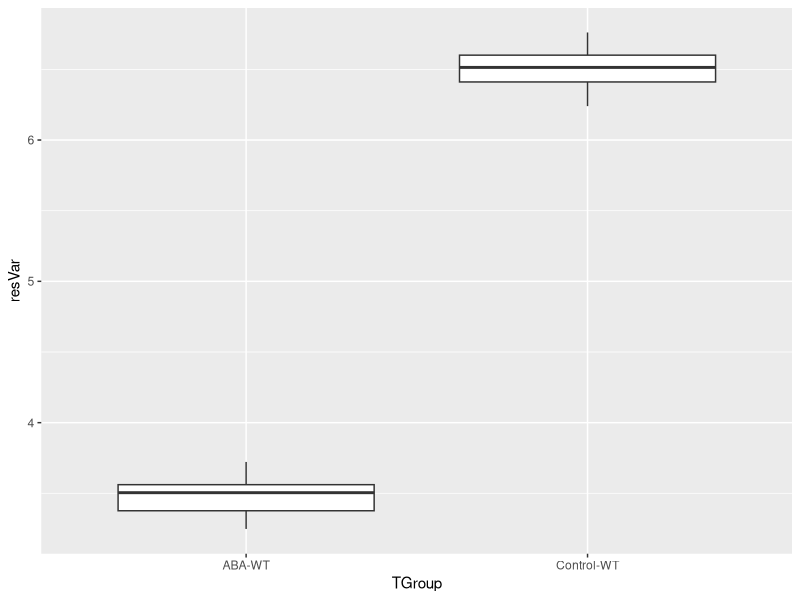
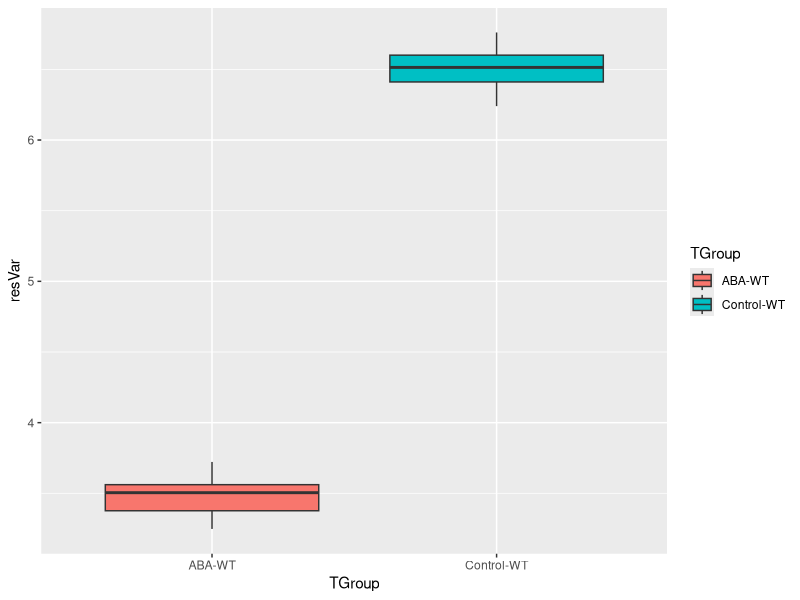
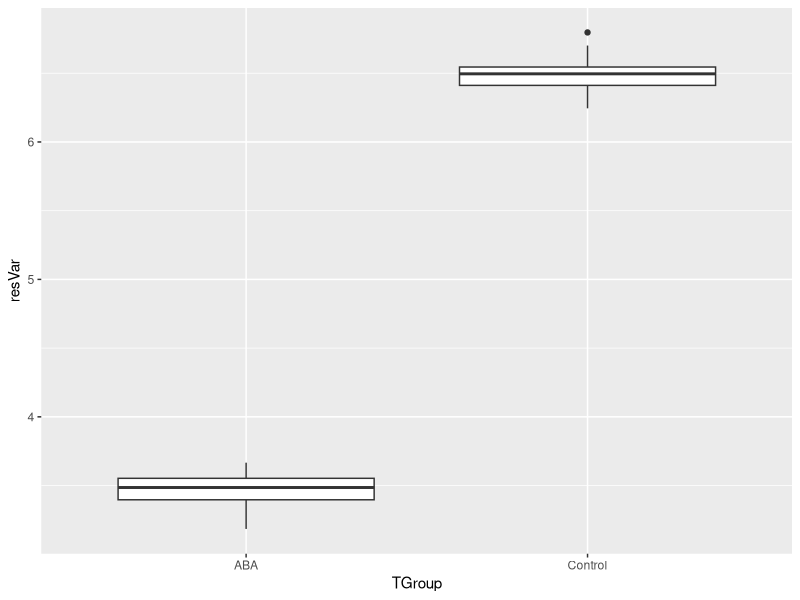
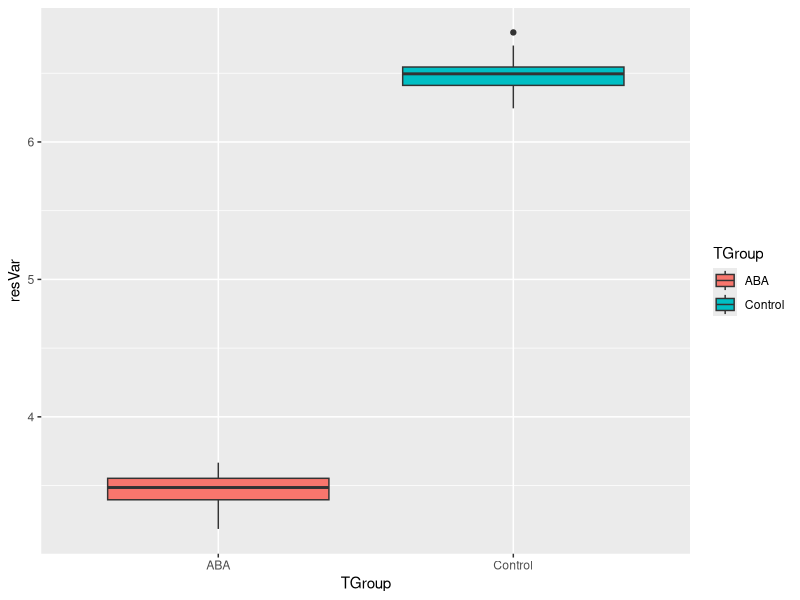
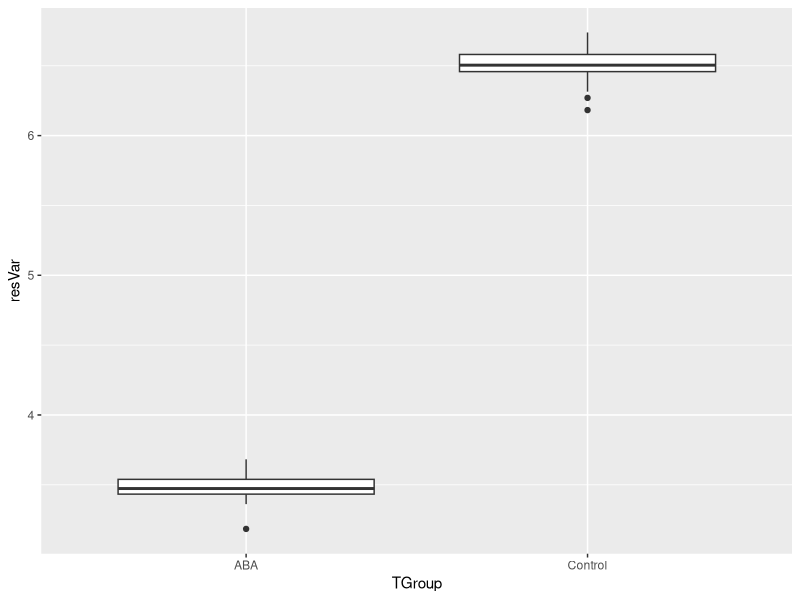
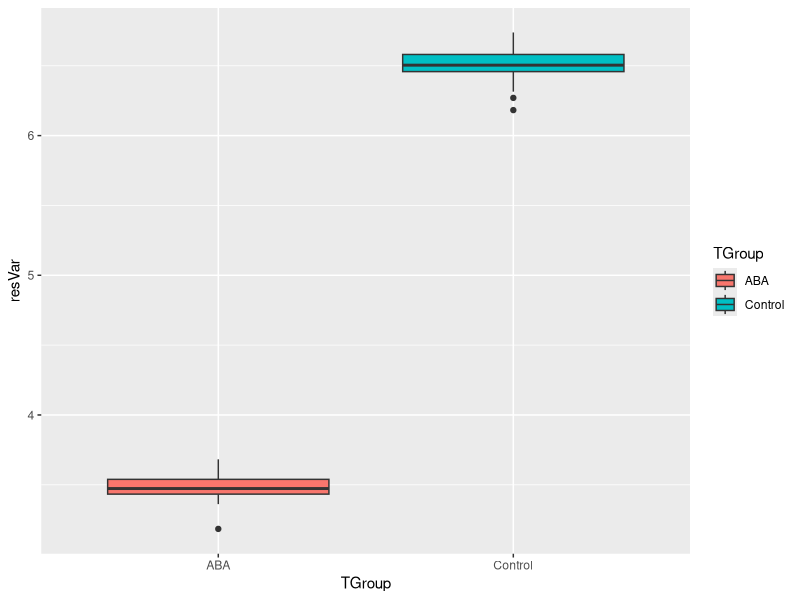
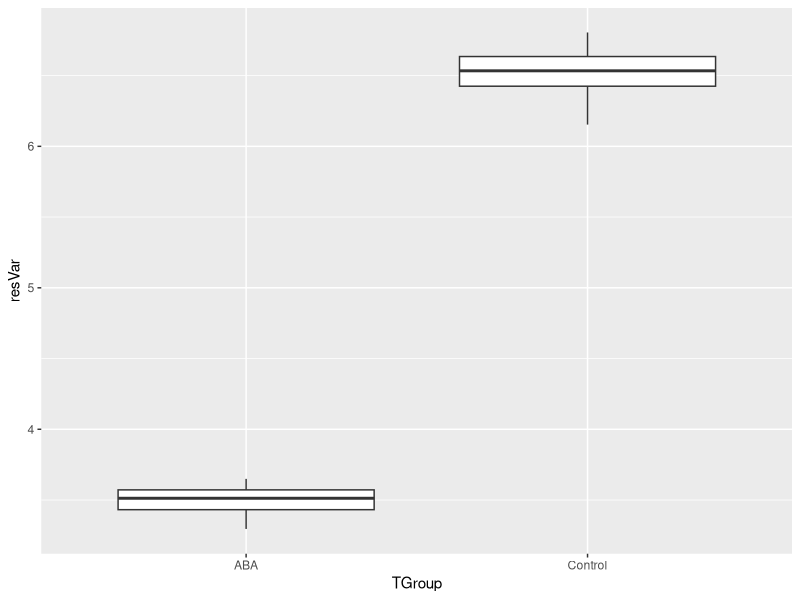
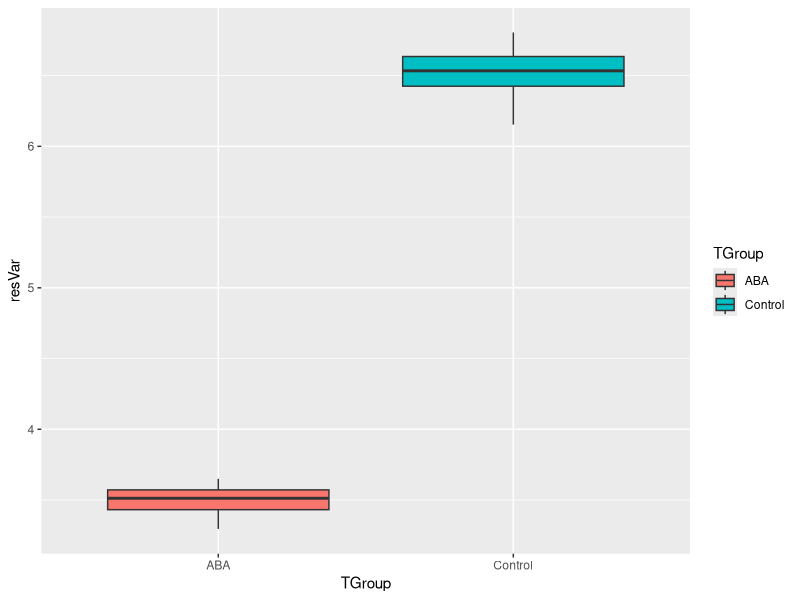

Reproduce these figures in R, in order.
## ---- chunk 1
knitr::opts_chunk$set(echo = TRUE)
## ---- chunk 2
#Loading  ggplot2

  library(ggplot2)

#Number of treatment groups 
  nGroup <- 4

#Name of Groups 
  nName <- c("Control-WT", "ABA-WT" )
  
#Number of Observations in each group
  nSize <- c(30, 30)
  
#Mean of each group
  nMean <- c(6.5, 3.5)
  
#Standard Deviation of each group
  nSD <- c(0.125, 0.125)
  
#ID vector for each row
  
  ID <- 1:(sum(nSize))
  resVar <- c(rnorm(n=nSize[1], mean=nMean[1], sd=nSD[1]),
              rnorm(n=nSize[2], mean=nMean[2], sd=nSD[2])) 
             
  TGroup <- rep(nName, nSize)
  ANOdata <- data.frame(ID,TGroup,resVar)
  str(ANOdata)
  
#Plotting ANOVA data
  
  ANOplot <- ggplot(data=ANOdata,aes(x=TGroup, y=resVar, FILL=TGroup)) + 
             geom_boxplot()
  print(ANOplot)

#Modeling ANOVA data

  ANOmodel <- aov(resVar~TGroup, data = ANOdata)
  print(ANOmodel)
  print(summary(ANOmodel))
  z <- summary(ANOmodel)
  aggregate(resVar~TGroup,data=ANOdata,FUN = mean)
  #unlist(z)
  #z
  #unlist(z)[7]
  ANOsum <- list(Fval = unlist(z)[7], 
                 probF = unlist(z)[9])
  ANOsum
  
#Basic ggplot of ANOVA data
  
  ANOPlot <- ggplot(data=ANOdata,
                    aes(x=TGroup,
                        y=resVar,
                        fill=TGroup)) +
           geom_boxplot()
  print(ANOPlot)
# ggsave(filename="Plot2.pdf",plot=ANOPlot,device="pdf")

## ---- chunk 3

#Run number 1 

#Loading  ggplot2

  library(ggplot2)

#Number of treatment groups 
  nGroup <- 2

#Name of Groups 
  nName <- c("Control", "ABA")
  
#Number of Observations in each group
  nSize <- c(30, 30)
  
#Mean of each group
  nMean <- c(6.5, 3.5)
  
#Standard Deviation of each group
  nSD <- c(0.125, 0.125)
  
#ID vector for each row
  
  ID <- 1:(sum(nSize))
  resVar <- c(rnorm(n=nSize[1], mean=nMean[1], sd=nSD[1]),
              rnorm(n=nSize[2], mean=nMean[2], sd=nSD[2]))
  TGroup <- rep(nName, nSize)
  ANOdata <- data.frame(ID,TGroup,resVar)
  str(ANOdata)
  
#Plotting ANOVA data
  
  ANOplot <- ggplot(data=ANOdata,aes(x=TGroup, y=resVar, FILL=TGroup)) + 
             geom_boxplot()
  print(ANOplot)

#Modeling ANOVA data

  ANOmodel <- aov(resVar~TGroup, data = ANOdata)
  print(ANOmodel)
  print(summary(ANOmodel))
  z <- summary(ANOmodel)
  str(z)
  
#Basic ggplot of ANOVA data
  
  ANOPlot <- ggplot(data=ANOdata,aes(x=TGroup,y=resVar,fill=TGroup)) +
           geom_boxplot()
  print(ANOPlot)
# ggsave(filename="Plot2.pdf",plot=ANOPlot,device="pdf")
  
## ---- chunk 4
  #Loading  ggplot2

  library(ggplot2)

#Number of treatment groups 
  nGroup <- 2

#Name of Groups 
  nName <- c("Control", "ABA")
  
#Number of Observations in each group
  nSize <- c(30, 30)
  
#Mean of each group
  nMean <- c(6.5, 3.5)
  
#Standard Deviation of each group
  nSD <- c(0.125, 0.125)
  
#ID vector for each row
  
  ID <- 1:(sum(nSize))
  resVar <- c(rnorm(n=nSize[1], mean=nMean[1], sd=nSD[1]),
              rnorm(n=nSize[2], mean=nMean[2], sd=nSD[2]))
  TGroup <- rep(nName, nSize)
  ANOdata <- data.frame(ID,TGroup,resVar)
  str(ANOdata)
  
#Plotting ANOVA data
  
  ANOplot <- ggplot(data=ANOdata,aes(x=TGroup, y=resVar, FILL=TGroup)) + 
             geom_boxplot()
  print(ANOplot)

#Modeling ANOVA data

  ANOmodel <- aov(resVar~TGroup, data = ANOdata)
  print(ANOmodel)
  print(summary(ANOmodel))
  z <- summary(ANOmodel)
  str(z)
  
#Basic ggplot of ANOVA data
  
  ANOPlot <- ggplot(data=ANOdata,aes(x=TGroup,y=resVar,fill=TGroup)) +
           geom_boxplot()
  print(ANOPlot)
# ggsave(filename="Plot2.pdf",plot=ANOPlot,device="pdf")

## ---- chunk 5

  #Loading  ggplot2

  library(ggplot2)

#Number of treatment groups 
  nGroup <- 2

#Name of Groups 
  nName <- c("Control", "ABA")
  
#Number of Observations in each group
  nSize <- c(30, 30)
  
#Mean of each group
  nMean <- c(6.5, 3.5)
  
#Standard Deviation of each group
  nSD <- c(0.125, 0.125)
  
#ID vector for each row
  
  ID <- 1:(sum(nSize))
  resVar <- c(rnorm(n=nSize[1], mean=nMean[1], sd=nSD[1]),
              rnorm(n=nSize[2], mean=nMean[2], sd=nSD[2]))
  TGroup <- rep(nName, nSize)
  ANOdata <- data.frame(ID,TGroup,resVar)
  str(ANOdata)
  
#Plotting ANOVA data
  
  ANOplot <- ggplot(data=ANOdata,aes(x=TGroup, y=resVar, FILL=TGroup)) + 
             geom_boxplot()
  print(ANOplot)

#Modeling ANOVA data

  ANOmodel <- aov(resVar~TGroup, data = ANOdata)
  print(ANOmodel)
  print(summary(ANOmodel))
  z <- summary(ANOmodel)
  str(z)
  
#Basic ggplot of ANOVA data
  
  ANOPlot <- ggplot(data=ANOdata,aes(x=TGroup,y=resVar,fill=TGroup)) +
           geom_boxplot()
  print(ANOPlot)
# ggsave(filename="Plot2.pdf",plot=ANOPlot,device="pdf")

